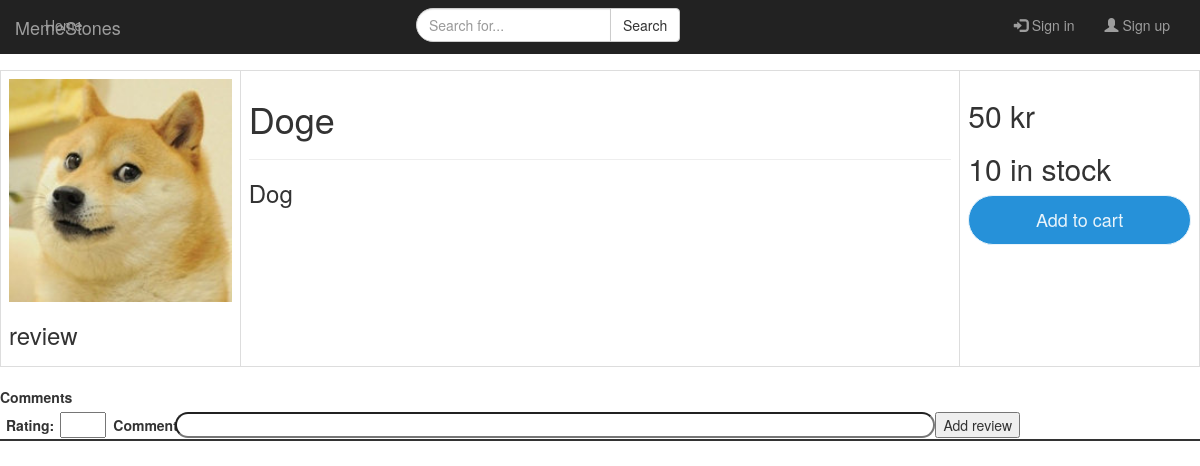
Page /product_page.php?pid=1 on the earlier database version.
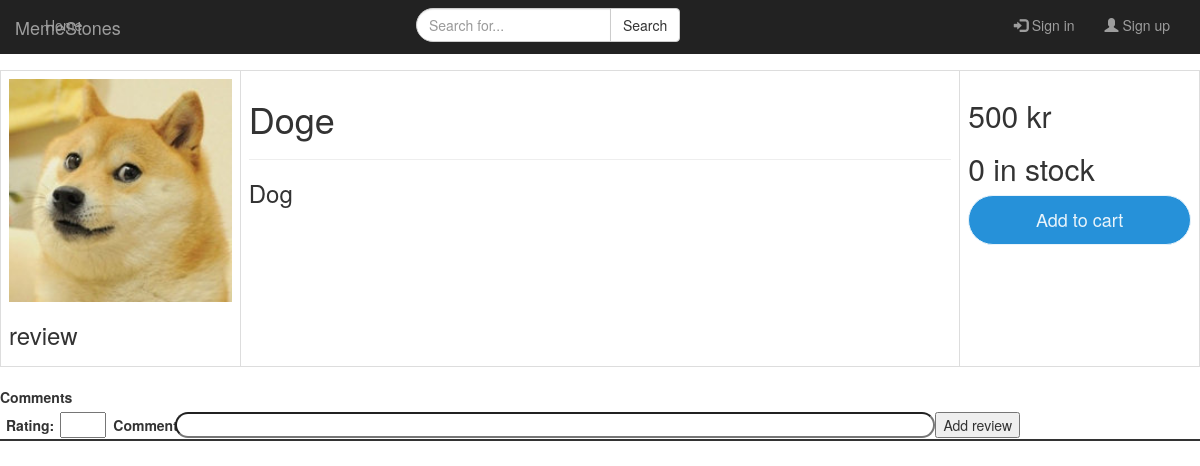
Same page on the later database version.
### tables this page shows
CREATE TABLE `product` (
  `p_id` int NOT NULL AUTO_INCREMENT,
  `price` int NOT NULL,
  `stock` int NOT NULL,
  `name` varchar(32) NOT NULL,
  `description` varchar(256) NOT NULL,
  `image` varchar(256) DEFAULT NULL,
  PRIMARY KEY (`p_id`),
  UNIQUE KEY `p_id_UNIQUE` (`p_id`),
  UNIQUE KEY `name_UNIQUE` (`name`)
);

### src/product_page.php (the view, shortened to what this page needs)
<!DOCTYPE html>
<html>
    <head>
        <link rel="stylesheet" href="style.css">
        <link rel="stylesheet" href="https://maxcdn.bootstrapcdn.com/bootstrap/3.4.1/css/bootstrap.min.css">
    </head>
    <body>
        <nav class="navbar navbar-inverse navbar-fixed-top">
           <a class="navbar-brand" href="">MemeStones</a>
            <div class="container">
                <div class="collapse navbar-collapse" id="page_header">
                    <div class="navbar-nav navbar-left">
                        <ul class="nav navbar-nav">
                            <li class="inactive"><a href="index.php">Home <span class="sr-only">(current)</a></li>
                        </ul>
                    </div>
                    <div class="navbar-nav">
                        <form class="navbar-form navbar-left" role="search">
                            <div class="input-group">
                                <input type="text" class="form-control" placeholder="Search for...">
                                <span class="input-group-btn">
                                    <button class="btn btn-default" type="button">Search</button>
                                </span>
                            </div>
                        </form>
                    </div>
                    <ul class="nav navbar-nav navbar-right">
<?php
if(!isset($_SESSION["u_id"])){
?>
                        <li><a href="login.php"><span class="glyphicon glyphicon-log-in"></span> Sign in</a></li>
                        <li><a href="register_account.php"><span class="glyphicon glyphicon-user"></span> Sign up</a></li>
<?php
}
?>
                    </ul>
                </div>
            </div>
        </nav>
        <?php
            $user="admin";
            $password="1234";
            $database="stonebase";
            $server="localhost";
            $conn = new mysqli($server, $user, $password, $database);
            $p_id=$_GET["pid"];
            $error_msg="";
            $succ_msg="";
            $sql = "SELECT * FROM product WHERE p_id = $p_id";
            $result = $conn->query($sql);
            echo '<table class="table table-bordered table-responsive" cellpadding="0">';
            $row = $result->fetch_assoc();
            echo '<tr>
                <td style="width: 20%">' . '<img src="'.$row['image'].'" width="100%" height="100%">' . '
                <h3>review</h3></td>
                <td><h1>' . $row['name'] . '</h1><hr>
                <h3>' . $row['description'] . '</h3></td>
                <td style="width:20%; vertical-allign: middle; text-allign: center;"><h2>' . $row['price'] . ' kr</h2>
                <h2>' . $row['stock'] . ' in stock</h2>
                <form method="post">
                    <input type="submit" name="add" value="Add to cart"/>
                </form>
                <h4 style="color:red">' . $error_msg . '</h4>
                <h4 style="color:green">' . $succ_msg . '</h4></td>
            </tr>';
        ?>
        <?php
            echo '<div><table class="table table-bordered table-responsive table-hover table-cursor" cellpadding="0">';
            echo '<tr style="outline: thin solid">
            <label for="fname">Comments</label>
            </tr></div>';
            echo '<div style="width: 85%;">
                <div class="l">
                    <label for="fname">Rating: </label>
                </div>
                <div class="r">
                    <input type="number" min="1" max="5" size="20"/>
                    </div>
                <div class="l">
                    <label for="fname">Comment: </label>
                </div>
                <div class="t">
                    <input type="text" minlength="4" maxlength="128" />
                </div>
                <form method="post">
                    <input type="button" name="review" value="Add review" />
                </form>
            </div>';
        ?>
    </body>
</html>

### src/style.css (style rules this page uses)
body { padding-top: 70px; }
.navbar.navbar-inverse { border: none; }
.navbar .navbar-brand { margin: 0; position: absolute; top: 50%; -ms-transform: translateY(-50%); transform: translateY(-50%); }
.navbar .navbar-nav { display: inline-block; float: none; }
.navbar .navbar-collapse { text-align: center; }
input[type=text] { -webkit-border-radius: 20px; -moz-border-radius: 20px; border-radius: 20px; }
input[type="submit"] { width: 100%; height: 50px; border: 1px solid; background: #2691d9; border-radius: 25px; font-size: 18px; color: #e9f4fb; font-weight: 400; cursor: pointer; outline: none; }

### src/product_page.php (style rules this page uses)
div { display: table; }
div.t { display: table-cell; width: 100%; }
div.l { display: table-cell; width: 6%; }
div.r { display: table-cell; width: 5%; }
div.l > label { padding-left: 10%; width: 5%; }
div.t > input { width: 100%; }
div.r > input { width: 100%; }
input[type='number'] { width: 40px; }

Differences in the rows shown:
changed product "Doge": price "50" → "500"; stock "10" → "0"
